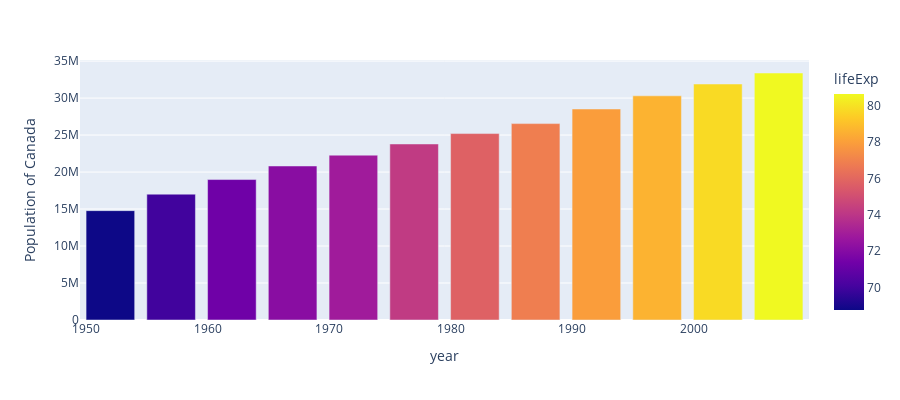

Notebook cell for this chart:
### Code cell
px.bar(data_canada, x="year", y="pop",
        hover_data=["lifeExp", "gdpPercap"], color="lifeExp",
        labels={"pop": "Population of Canada"}, height=400)

### Figure 1 — Plotly figure (JSON) as saved in the notebook; plotly's stock layout.template omitted (floating-point values rounded to 4 significant figures)
{"data": [{"alignmentgroup": "True", "customdata": [[68.75, 11370.0], [69.96, 12490.0], [71.3, 13460.0], [72.13, 16080.0], [72.88, 18970.0], [74.21, 22090.0], [75.76, 22900.0], [76.86, 26630.0], [77.95, 26340.0], [78.61, 28950.0], [79.77, 33330.0], [80.65, 36320.0]], "hovertemplate": "year=%{x}<br>Population of Canada=%{y}<br>lifeExp=%{marker.color}<br>gdpPercap=%{customdata[1]}<extra></extra>", "legendgroup": "", "marker": {"color": [68.75, 69.96, 71.3, 72.13, 72.88, 74.21, 75.76, 76.86, 77.95, 78.61, 79.77, 80.65], "coloraxis": "coloraxis", "pattern": {"shape": ""}}, "name": "", "offsetgroup": "", "orientation": "v", "showlegend": false, "textposition": "auto", "type": "bar", "x": [1952, 1957, 1962, 1967, 1972, 1977, 1982, 1987, 1992, 1997, 2002, 2007], "xaxis": "x", "y": [14785584, 17010154, 18985849, 20819767, 22284500, 23796400, 25201900, 26549700, 28523502, 30305843, 31902268, 33390141], "yaxis": "y"}], "layout": {"barmode": "relative", "coloraxis": {"colorbar": {"title": {"text": "lifeExp"}}, "colorscale": [[0, "#0d0887"], [0.1111, "#46039f"], [0.2222, "#7201a8"], [0.3333, "#9c179e"], [0.4444, "#bd3786"], [0.5556, "#d8576b"], [0.6667, "#ed7953"], [0.7778, "#fb9f3a"], [0.8889, "#fdca26"], [1, "#f0f921"]]}, "height": 400, "legend": {"tracegroupgap": 0}, "margin": {"t": 60}, "xaxis": {"anchor": "y", "domain": [0, 1], "title": {"text": "year"}}, "yaxis": {"anchor": "x", "domain": [0, 1], "title": {"text": "Population of Canada"}}}}
